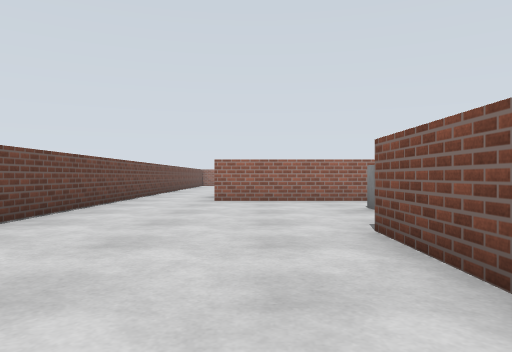
View 1 (above)

20 first-person views from a walk through a robot-simulator world made for Gazebo. The camera is 0.6 m above the floor, looks level and sees 70° across. The floor is counted in squares, 1 m on a side. Each view is taken from the middle of a square. On the plan, view 1 faces up. The plan holds only what a view shows up to about 10 squares ahead; the rest is blank.

View 2
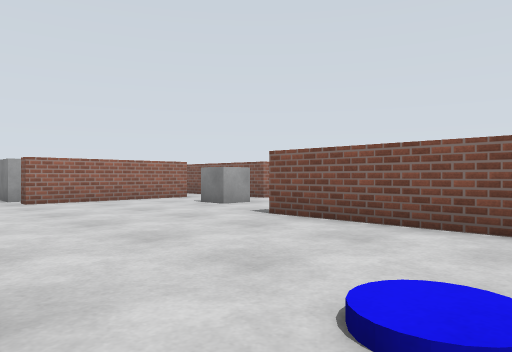

View 3
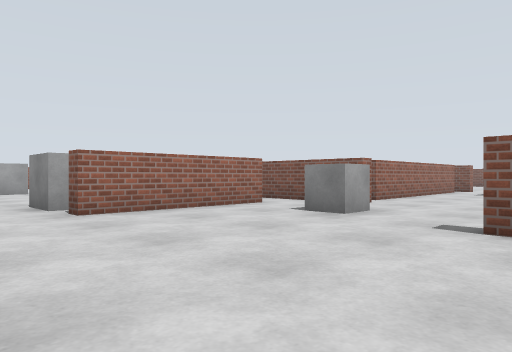

View 4
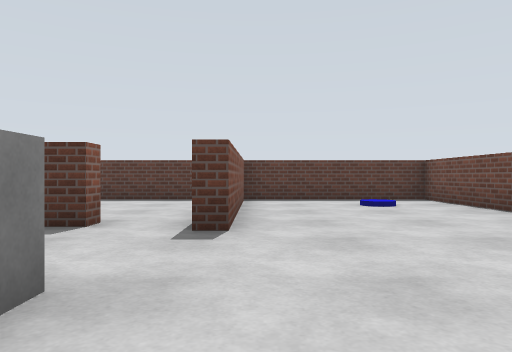

View 5
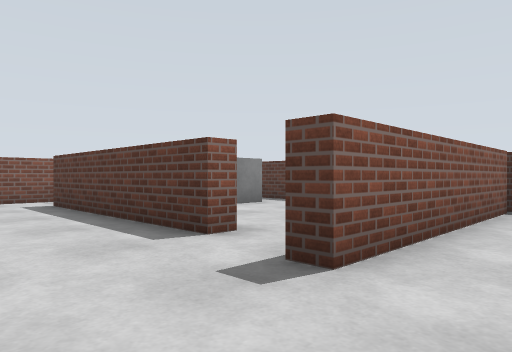

View 6
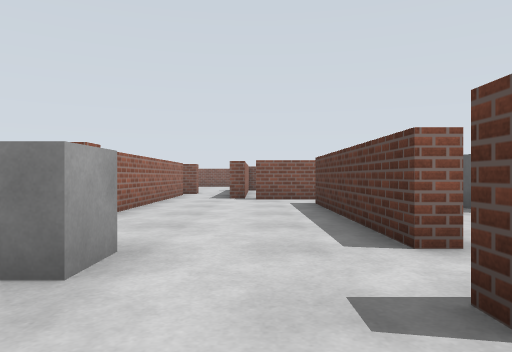

View 7
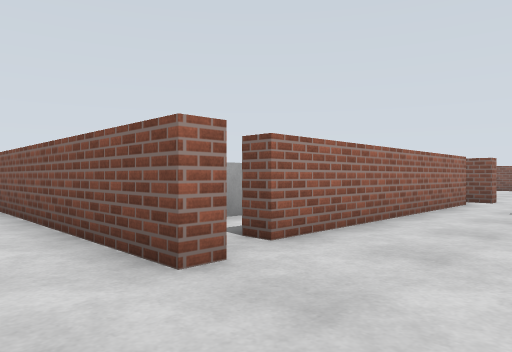

View 8
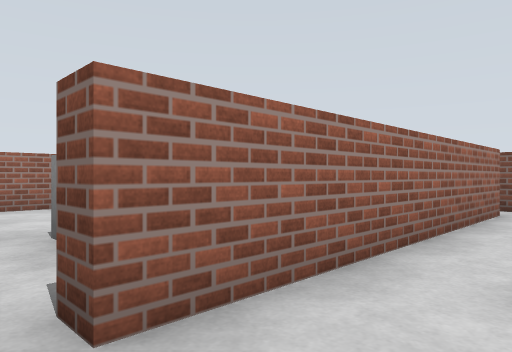

View 9
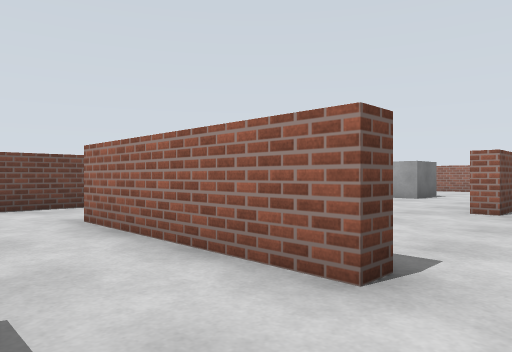

View 10
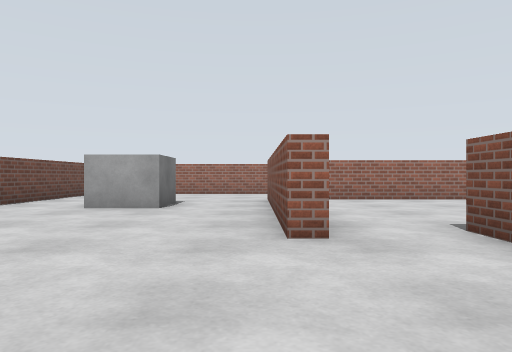

View 11
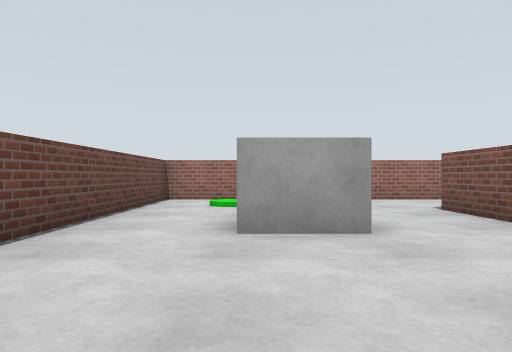

View 12
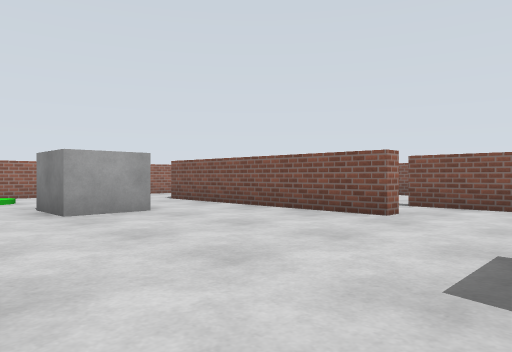

View 13
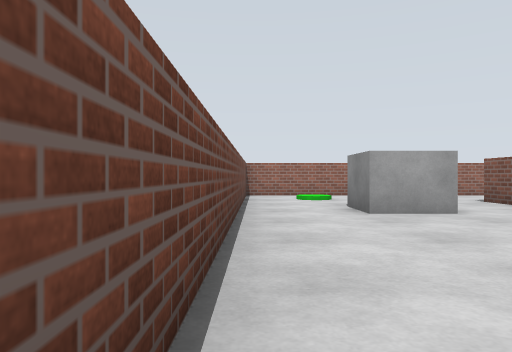

View 14
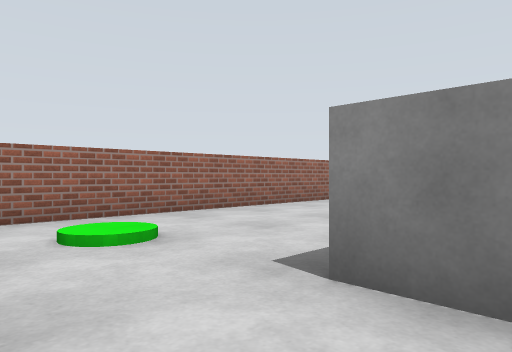

View 15
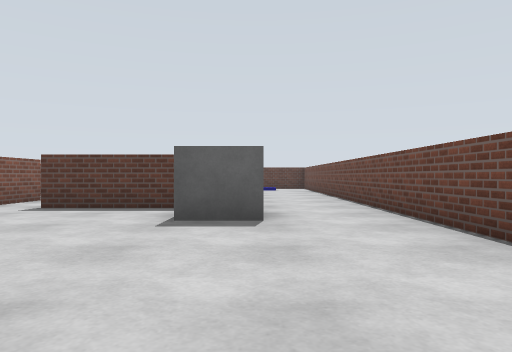

View 16
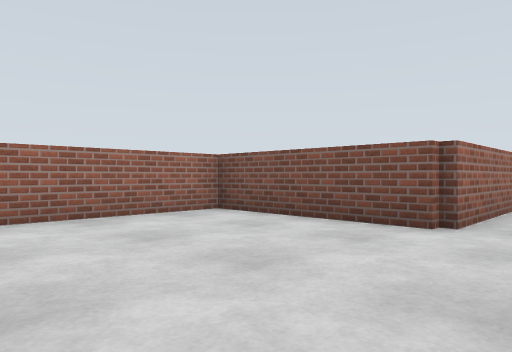

View 17
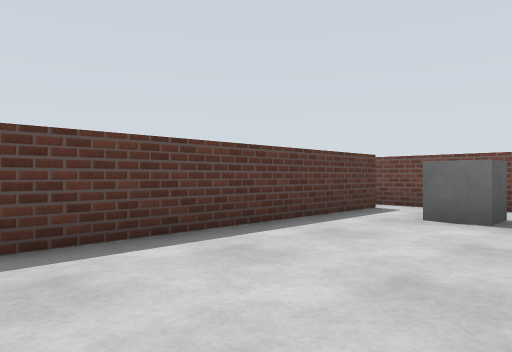

View 18
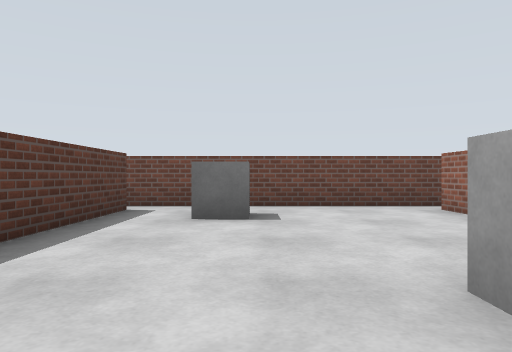

View 19
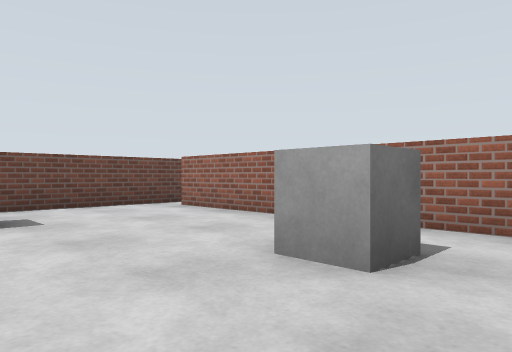

View 20
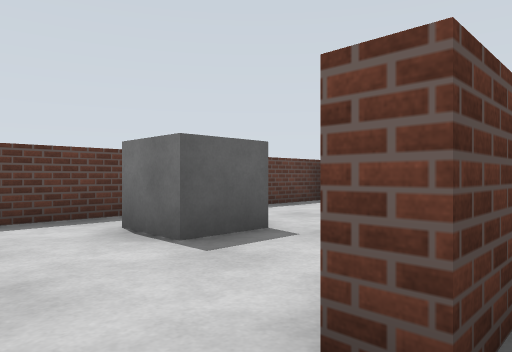

### Floor plan
Points are (right, up) in squares from view 1. A wall is a line through its corners. A room is listed if a view was taken in it or the views show most of it. See-through windows are left out.
Room 1 (views 1, 2, 3, 4, 5, 6, 7, 8, 9)
walls: (3, 3.7) (8, 3.7); (-3.3, 1.9) (-3.3, -1.3) (1.9, -1.3); (4.8, 7) (4.3, 7) (4.3, 8.5); (1.3, -1) (1.3, 4) (1.8, 4); (3, 8.8) (-1, 8.8); (-3.3, 8.6) (-3.3, 4.6); (9.8, 5.2) (9.8, 5.8); (9.5, 7.3) (5.5, 7.3) (5.5, 7.7)
ways out: opening at (-2.5, 9) to room 2; opening at (3.5, 9) to room 2; opening at (8.5, 4) to room 5; gap at (3, 4) to room 5; opening at (10.5, 7)
objects: other object (-1, 1); grey box (2, 6) to (3, 7)
Room 2 (views 10, 11, 12, 13, 14, 15)
walls: (2.7, 13.5) (2.3, 13.5) (2.3, 19.5); (0.5, 9.2) (3, 9.2) (3, 8.8); (5, 22.3) (-3.3, 22.3) (-3.3, 8.6); (-1, 8.8) (-1, 9.2); (4.3, 8.5) (4.3, 14)
ways out: opening at (-2.5, 9) to room 1; opening at (3.5, 9) to room 1; opening at (4, 14) to room 3
objects: grey box (-1, 10) to (0, 11); grey box (-1, 17) to (0, 18); other object (-1, 21)
Room 3 (view 16)
walls: (11.4, 15.3) (8.3, 15.3) (8.3, 19.3) (3.8, 19.3); (2.7, 14.4) (2.7, 13.5)
ways out: opening at (4, 14) to room 2
Room 4 (views 17, 18, 19)
walls: (8.1, 13.3) (5.5, 13.3); (11.2, 13.3) (10.4, 13.3); (5.5, 7.7) (11.5, 7.7); (4.7, 13.9) (4.7, 7.2)
ways out: opening at (12, 8)
objects: grey box (6, 9) to (7, 10); grey box (10, 11) to (11, 12)
Room 5 (view 20)
walls: (8, 3.7) (8, 3.2); (3, 3.2) (3, 3.7); (9.3, 3.2) (9.3, 5); (1.9, -1.3) (8.1, -1.3)
ways out: opening at (8.5, 4) to room 1; gap at (3, 4) to room 1
objects: grey box (6, 0) to (7, 1)

Positions as (right, up) in squares from view 1, and headings:
1: (0, 0), facing up
2: (-3, 0), facing up-right
3: (-3, 3), facing up-right
4: (1, 8), facing down
5: (0, 6), facing down-right
6: (0, 5), facing right
7: (3, 5), facing up-right
8: (5, 6), facing up-right
9: (4, 7), facing up-left
10: (2, 10), facing up
11: (-1, 13), facing up
12: (-3, 11), facing up-right
13: (-3, 11), facing up
14: (-3, 17), facing up-right
15: (-1, 16), facing down
16: (4, 14), facing up-right
17: (12, 11), facing down-left
18: (12, 10), facing left
19: (12, 9), facing up-left
20: (9, 4), facing down-left
